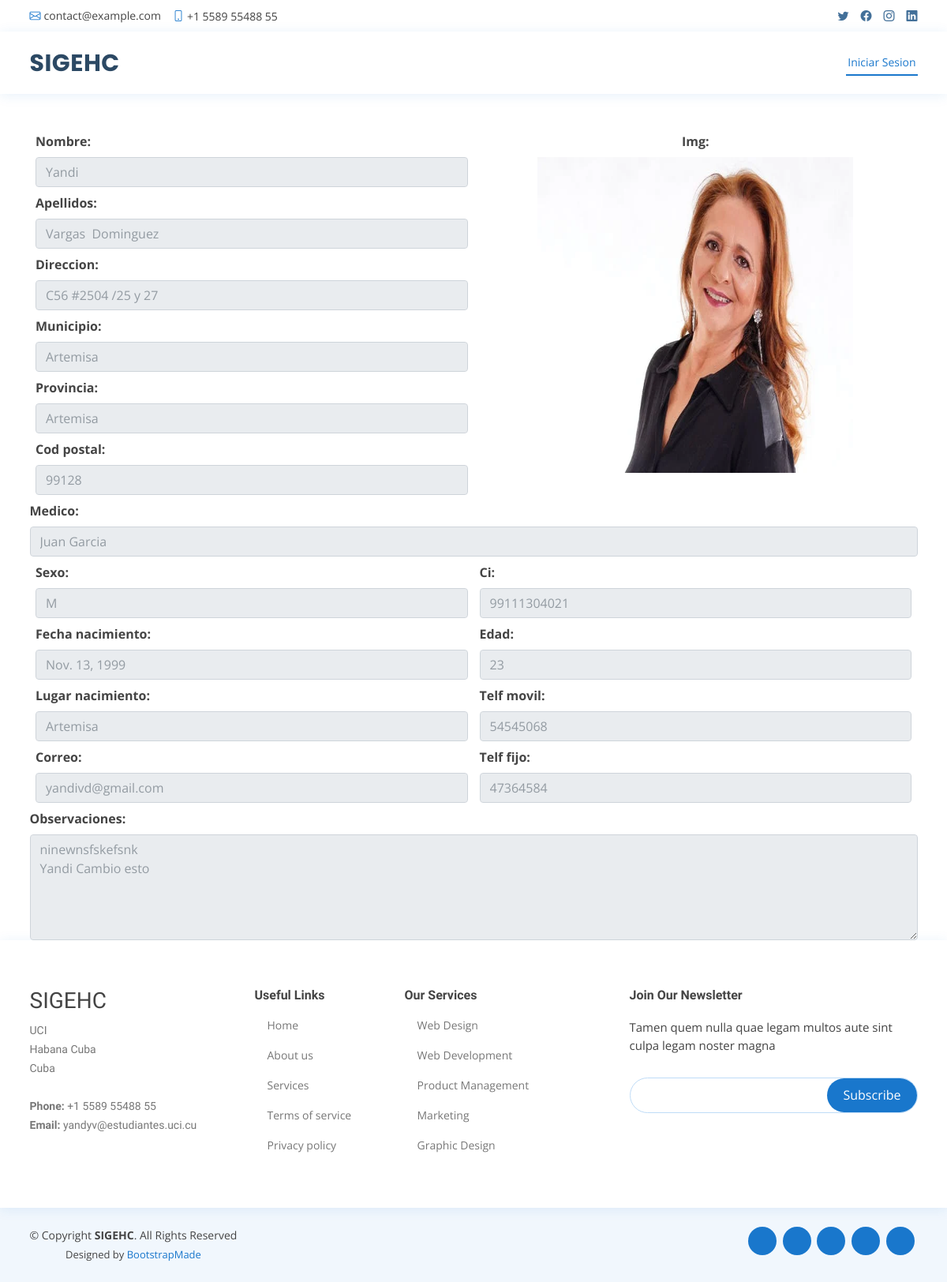
/historiasc/view/1/, run on the app's committed database.
### main/models.py (models this page shows, shortened)
class Historia_clinica(models.Model):
    numero = models.IntegerField()
    img = models.ImageField(upload_to='pacientes', null=True, blank=True)
    ci=models.CharField(max_length=11)
    nombre = models.CharField(max_length=100)
    apellidos = models.CharField(max_length=150)
    direccion = models.CharField(max_length=300)
    municipio = models.CharField(max_length=100)
    provincia = models.CharField(max_length=100)
    cod_postal = models.CharField(max_length=20)
    medico = models.ForeignKey(Medico, on_delete=models.CASCADE)
    sexo = models.ForeignKey(Sexo, on_delete=models.CASCADE)
    fecha_nacimiento = models.DateField()
    lugar_nacimiento = models.CharField(max_length=100)
    correo = models.EmailField(null=True, blank=True)
    edad = models.IntegerField()
    telf_movil = models.CharField(max_length=8)
    telf_fijo = models.CharField(max_length=8)
    observaciones = models.TextField()
    estado = models.ForeignKey(Estado, on_delete=models.CASCADE)

class Medico(models.Model):
    usuario = models.OneToOneField(User, on_delete=models.CASCADE)
    especialidad = models.ForeignKey(Especialidad, on_delete=models.CASCADE)

class Sexo(models.Model):
    sexo = models.CharField(max_length=20)
    def __str__(self):
        return self.sexo

### main/views.py (the view)
# urls.py: path('historiasc/view/<id>/', views.ver_hc, name='ver_hc'),
def ver_hc(request, id):
    hc= get_object_or_404(Historia_clinica, id=id) #toma el producto de la id
    data={
        "formHC": HCForm(instance=hc), #toma el formulario agregar producto con los datos del instance
        "hc":hc,
    }
    return render(request,'gestion/hc/view.html', data)

### main/forms.py
class HCForm(forms.ModelForm):
    class Meta:
        model=Historia_clinica
        fields='__all__'

### templates/gestion/hc/view.html (shortened to what this page needs)
{% extends 'base.html' %} {% load static %} {% block content %}
<main class="container d-flex flex-column mt-5">
    <div class="d-flex w-100">
      <div class="d-flex flex-column col-6">
        <div class="d-flex flex-column mb-2">
          <label for="id_nombre">Nombre:</label
          ><input
            class="form-control"
            type="text"
            name="nombre"
            maxlength="100"
            required=""
            id="id_nombre"
            placeholder="{{hc.nombre}}"
            readonly
          />
        </div>
        <div class="d-flex flex-column mb-2">
          <label for="id_apellidos">Apellidos:</label
          ><input
            class="form-control"
            type="text"
            name="apellidos"
            maxlength="150"
            required=""
            id="id_apellidos"
            placeholder="{{hc.apellidos}}"
            readonly
          />
        </div>
        <div class="d-flex flex-column mb-2">
          <label for="id_direccion">Direccion:</label
          ><input
            class="form-control"
            type="text"
            name="direccion"
            maxlength="300"
            required=""
            id="id_direccion"
            placeholder="{{hc.direccion}}"
            readonly
          />
        </div>
        <div class="d-flex flex-column mb-2">
          <label for="id_municipio">Municipio:</label
          ><input
            class="form-control"
            type="text"
            name="municipio"
            maxlength="100"
            required=""
            id="id_municipio"
            placeholder="{{hc.municipio}}"
            readonly
          />
        </div>
        <div class="d-flex flex-column mb-2">
          <label for="id_provincia">Provincia:</label
          ><input
            class="form-control"
            type="text"
            name="provincia"
            maxlength="100"
            required=""
            id="id_provincia"
            placeholder="{{hc.provincia}}"
            readonly
          />
        </div>
        <div class="d-flex flex-column mb-2">
          <label for="id_cod_postal">Cod postal:</label
          ><input
            class="form-control"
            type="text"
            name="cod_postal"
            maxlength="20"
            required=""
            id="id_cod_postal"
            placeholder="{{hc.cod_postal}}"
            readonly
          />
        </div>
      </div>
      <div class="col-6 d-flex flex-column align-items-center">
        <label for="id_img">Img:</label>
        <img
          src="{{hc.img.url}}"
          style="width: 400px; height: 400px"
          id="imagenPrevisualizacion"
        />
      </div>
    </div>
    <div>
      <div class="d-flex flex-column mb-2">
        <label class="w-100" for="id_medico">Medico:</label
        ><input
          class="w-100 form-control"
          name="medico"
          required=""
          id="id_medico"
          placeholder="{{hc.medico.usuario.first_name}} {{hc.medico.usuario.last_name}} "
          readonly
          >
      </div>
      <div class="d-flex w-100">
        <div class="d-flex flex-column col-6">
          <div class="d-flex flex-column mb-2">
            <label for="id_sexo">Sexo:</label
            ><input
              class="form-control"
              name="sexo"
              required=""
              id="id_sexo"
              placeholder="{{hc.sexo}}"
              readonly
            >
          </div>
          <div class="d-flex flex-column mb-2">
            <label for="id_fecha_nacimiento">Fecha nacimiento:</label
            ><input
              class="form-control"
              type="text"
              name="fecha_nacimiento"
              required=""
              id="id_fecha_nacimiento"
              placeholder="{{hc.fecha_nacimiento}}"
              readonly
              />
          </div>
          <div class="d-flex flex-column mb-2">
            <label for="id_lugar_nacimiento">Lugar nacimiento:</label
            ><input
              class="form-control"
              type="text"
              name="lugar_nacimiento"
              maxlength="100"
              required=""
              id="id_lugar_nacimiento"
              placeholder="{{hc.lugar_nacimiento}}"
              readonly
              />
          </div>
          <div class="d-flex flex-column mb-2">
            <label for="id_correo">Correo:</label
            ><input
              class="form-control"
              type="email"
              name="correo"
              maxlength="254"
              id="id_correo"
              placeholder="{{hc.correo}}"
              readonly
            />
          </div>
        </div>
        <div class="d-flex flex-column col-6">
          <div class="d-flex flex-column mb-2">
            <label for="id_ci">Ci:</label
            ><input
              class="form-control"
              type="text"
              name="ci"
              maxlength="11"
              required=""
              id="id_ci"
              placeholder="{{hc.ci}}"
              readonly
            />
          </div>
          <div class="d-flex flex-column mb-2">
            <label for="id_edad">Edad:</label
            ><input
              class="form-control"
              type="number"
              min="0"
              name="edad"
              required=""
              id="id_edad"
              placeholder="{{hc.edad}}"
              readonly
            />
          </div>
          <div class="d-flex flex-column mb-2">
            <label for="id_telf_movil">Telf movil:</label
            ><input
              class="form-control"
              type="text"
              name="telf_movil"
              maxlength="8"
              required=""
              id="id_telf_movil"
              placeholder="{{hc.telf_movil}}"
              readonly
            />
          </div>
          <div class="d-flex flex-column mb-2">
            <label for="id_telf_fijo">Telf fijo:</label
            ><input
              class="form-control"
              type="text"
              name="telf_fijo"
              maxlength="8"
              required=""
              id="id_telf_fijo"
              placeholder="{{hc.telf_fijo}}"
              readonly
            />
          </div>
          </div>
        </div>
      </div>
    <div class="d-flex flex-column w-100">
      <label for="id_observaciones">Observaciones:</label
      ><textarea
        class="form-control"
        name="observaciones"
        cols="40"
        rows="5"
        required=""
        id="id_observaciones"
        placeholder="{{hc.observaciones}}"
        readonly
      ></textarea>
    </div>
</main>
{% endblock content %}

### main/static/assets/css/style.css (style rules this page uses)
body { font-family: "Open Sans", sans-serif; color: #444444; }

### data on the page
Historia_clinica: nombre "Yandi", apellidos "Vargas Dominguez", direccion "C56 #2504 /25 y 27", municipio "Artemisa", provincia "Artemisa", cod_postal "99128", img (picture), medico "Juan Garcia", sexo "M", fecha_nacimiento "Nov. 13, 1999", lugar_nacimiento "Artemisa", correo "yandivd@gmail.com", ci "99111304021", edad "23", telf_movil "54545068", telf_fijo "47364584", observaciones "ninewnsfskefsnk Yandi Cambio esto"
